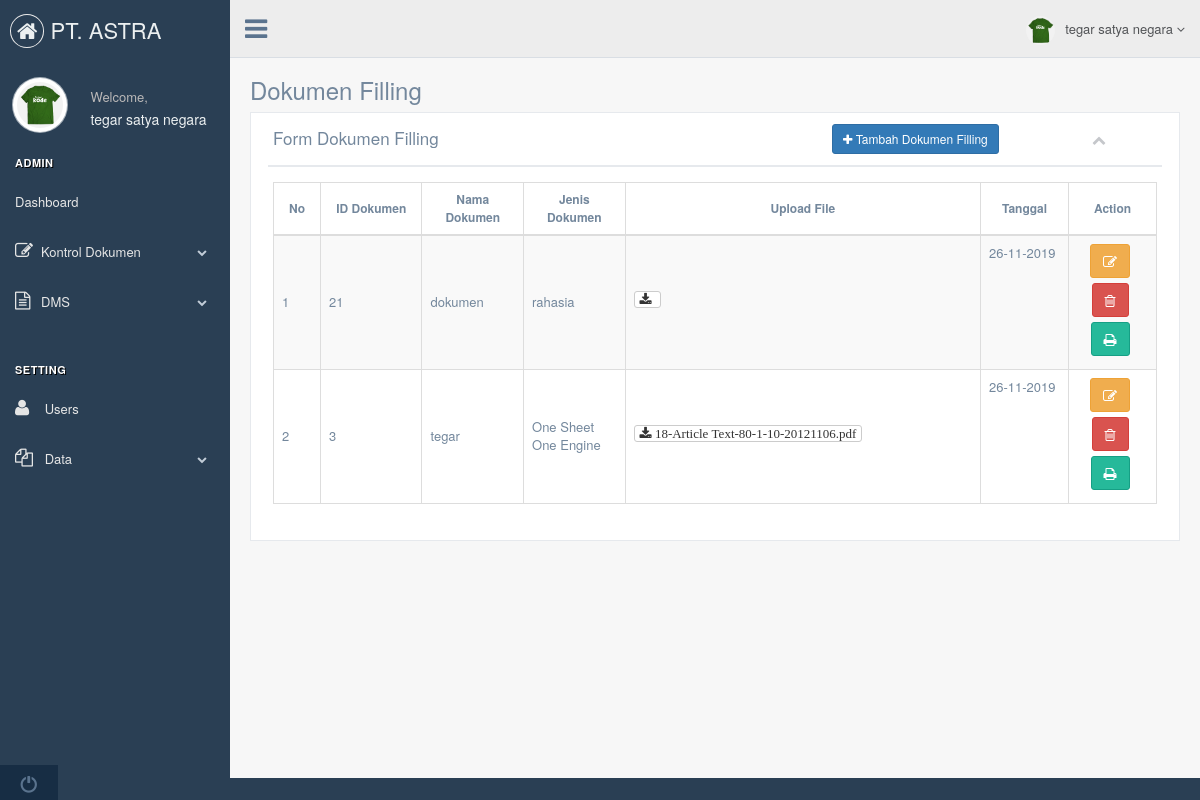
Screenshot of /index.php?page=dokumen_filling (signed in) with the database file from the repository.
### tables this page shows
CREATE TABLE `dokumen_filling`  (
  `id_dok` varchar(255) NOT NULL,
  `nama_dok` varchar(255) NOT NULL,
  `jenis_dok` varchar(255) NOT NULL,
  `file` varchar(255) NOT NULL,
  `tanggal` date NOT NULL,
  PRIMARY KEY (`id_dok`) USING BTREE
);

### function_tanggal.php (called while the page is built, shortened)
<?php
	function IndonesiaTgl($tanggal)
	{
		$tgl 	= substr($tanggal, 8,2);
		$bln	= substr($tanggal, 5,2);
		$thn	= substr($tanggal, 0,4);
		$tanggal="$tgl-$bln-$thn";
		return $tanggal;
	}
?>

### dokumen_filling.php (the view, shortened to what this page needs)
<div class="">
		<div class="page-title">
			<div class="title_left">
				<h3>Dokumen Filling</h3>
			</div>
		</div>
		<div class="clearfix"></div>
		<div class="row">
			<div class="col-md-12 col-sm-12 col-xs-12">
				<div class="x_panel">
					<div class="x_title">
						<h2>Form Dokumen Filling</h2> &nbsp; &nbsp;<a href="index.php?page=tambah_dokumen_filling" class="btn btn-primary btn-sm"><i class="fa fa-plus"></i> Tambah Dokumen Filling</a>
						<ul class="nav navbar-right panel_toolbox">
							<li><a class="collapse-link"><i class="fa fa-chevron-up"></i></a></li>
						</ul>
					</div>
					<div class="x_content">
						<table id="dokumen_filling" class="table table-striped table-bordered table-hover">
							<thead>
								<tr style="font-size: 12px;">
								<th width="1" style="vertical-align: middle;"><center>No</center></th>
									<th width="1" style="vertical-align: middle;"><center>ID Dokumen</center></th>
									<th width="1" style="vertical-align: middle;"><center>Nama Dokumen</center></th>
									<th width="1" style="vertical-align: middle;"><center>Jenis Dokumen</center></th>
									<th width="1" style="vertical-align: middle;"><center>Upload File</center></th>
									<th width="1" style="vertical-align: middle;"><center>Tanggal</center></th>
									<th width="1" style="vertical-align: middle;"><center>Action</center></th>
								</tr>
							</thead>
							<tbody>
								<tr>
									<?php
										$no=1;
										$query	= "SELECT * FROM dokumen_filling";
										$sql	= mysqli_query($connect, $query);
									    while ($data= mysqli_fetch_array($sql)){
									?>
								<td width="1" style="vertical-align: middle;"><?php echo $no++; ?></td>
									<td style="vertical-align: middle;"><?php echo $data['id_dok'] ?><br> </td>
									<td style="vertical-align: middle;"><?php echo $data['nama_dok'] ?><br> </td>
									<td style="vertical-align: middle;"><?php echo $data['jenis_dok'] ?></td>
									<td width="1" style="vertical-align: middle;"> <a href="upload/dokumen_filling/<?php echo $data['file']?>" class="btn btn-default btn-xs fa fa-download">&nbsp;<?php echo $data['file']; ?> </a>
									</br></td>
									<td><?php echo IndonesiaTgl($data['tanggal'])?></td>
									<td>
										<center>
											<a href="index.php?page=edit_dokumen_filling&id_dok=<?php echo $data['id_dok']; ?>" class="btn btn-warning" title="Edit"><i class="fa fa-pencil-square-o"></i></a>
											<a href="index.php?page=hapus_dokumen_filling&id_dok=<?php echo $data['id_dok'] ?>" class="btn btn-danger" title="Hapus"><i class="fa fa-trash-o"></i></a>
											<?php  if($_SESSION['level']== 'admin') {?>
											<a href="cetak_dokumen_filling.php?id_dok=<?php echo $data['id_dok']; ?>" class="btn btn-success" title="Print" type="submit" target="_blank" name="cetak"><i class="fa fa-print"></i></a>
											<?php } ?>
										</center>
									</td>
								</tr>
								<?php } ?>
							</tbody>
						</table>
					</div>
				</div>
			</div>
		</div>
	</div>

### rows the page displays
dokumen_filling: id_dok "21", nama_dok "dokumen", jenis_dok "rahasia", tanggal "26-11-2019"
dokumen_filling: id_dok "3", nama_dok "tegar", jenis_dok "One Sheet One Engine", file "18-Article Text-80-1-10-20121106.pdf", tanggal "26-11-2019"

### other values shown
$_SESSION['fullname'] "tegar satya negara"
